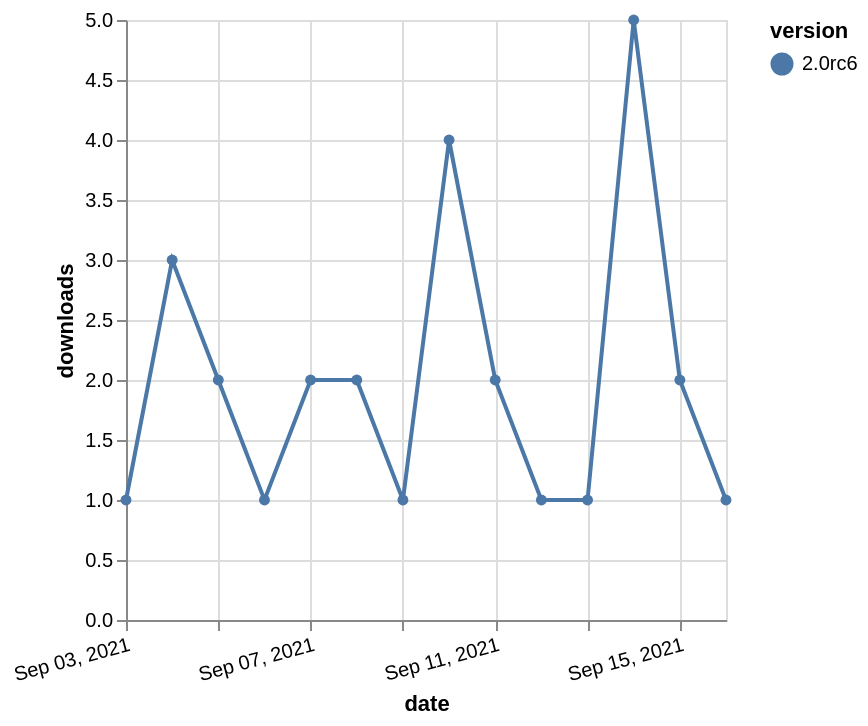

Specify this chart in Vega-Lite:
### Vega-Lite specification from a JSON file in a GitHub repository (floating-point values rounded to 4 significant figures)
{"$schema": "https://vega.github.io/schema/vega-lite/v5.json", "description": "A simple bar chart with embedded data.", "data": {"values": [{"date": "2021-09-03", "total": 380, "delta": 1, "version": "2.0rc6"}, {"date": "2021-09-04", "total": 383, "delta": 3, "version": "2.0rc6"}, {"date": "2021-09-05", "total": 385, "delta": 2, "version": "2.0rc6"}, {"date": "2021-09-06", "total": 386, "delta": 1, "version": "2.0rc6"}, {"date": "2021-09-07", "total": 388, "delta": 2, "version": "2.0rc6"}, {"date": "2021-09-08", "total": 390, "delta": 2, "version": "2.0rc6"}, {"date": "2021-09-09", "total": 391, "delta": 1, "version": "2.0rc6"}, {"date": "2021-09-10", "total": 395, "delta": 4, "version": "2.0rc6"}, {"date": "2021-09-11", "total": 397, "delta": 2, "version": "2.0rc6"}, {"date": "2021-09-12", "total": 398, "delta": 1, "version": "2.0rc6"}, {"date": "2021-09-13", "total": 399, "delta": 1, "version": "2.0rc6"}, {"date": "2021-09-14", "total": 404, "delta": 5, "version": "2.0rc6"}, {"date": "2021-09-15", "total": 406, "delta": 2, "version": "2.0rc6"}, {"date": "2021-09-16", "total": 407, "delta": 1, "version": "2.0rc6"}]}, "width": "container", "mark": {"type": "line", "point": {"filled": true}}, "encoding": {"x": {"field": "date", "type": "temporal", "timeUnit": "yearmonthdate", "title": "date", "axis": {"labelAngle": -15}}, "y": {"field": "delta", "type": "quantitative", "title": "downloads"}, "color": {"field": "version", "type": "nominal"}, "tooltip": {"field": "delta"}}}
